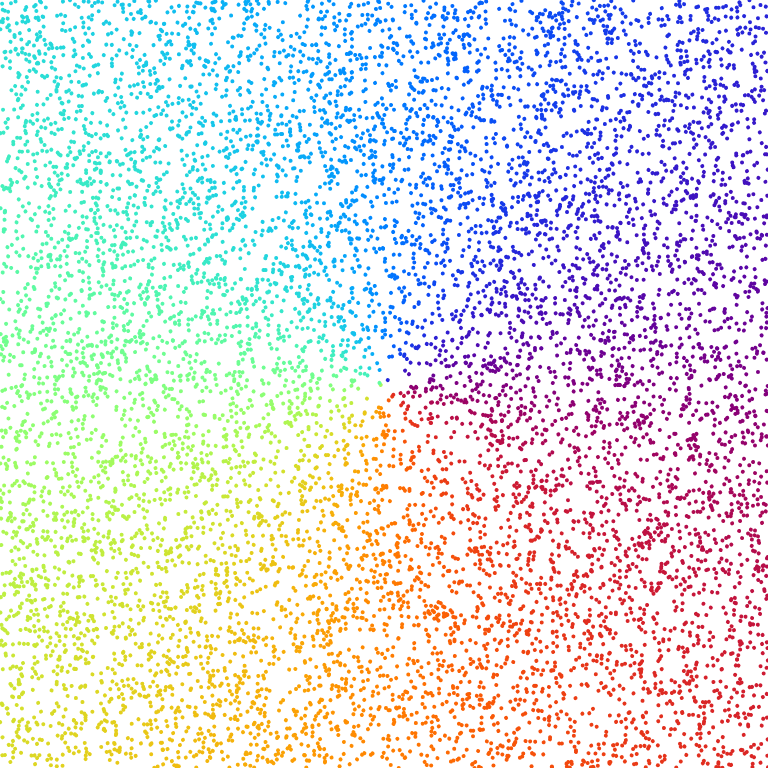
Frame 1 (no input)
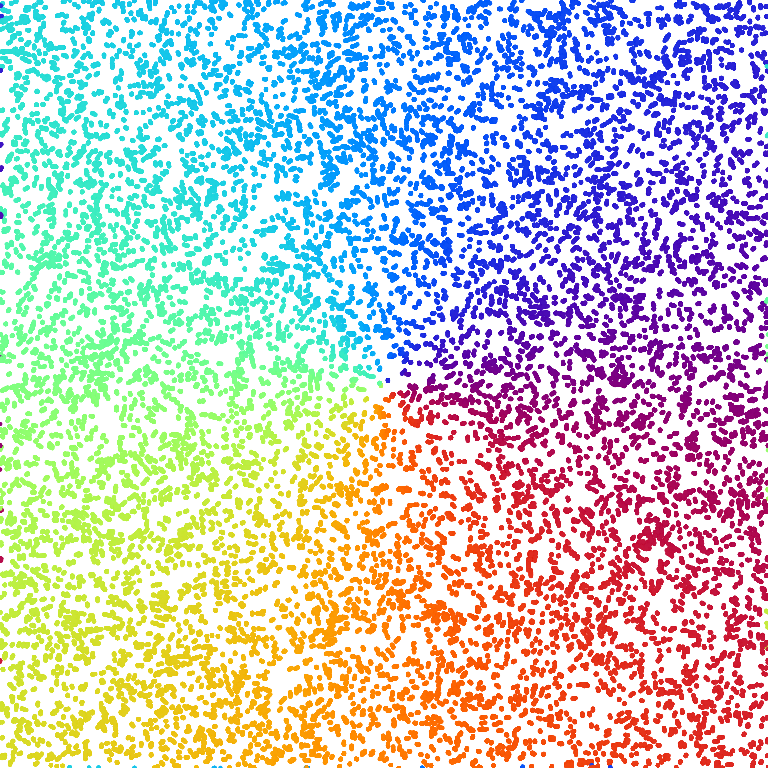
Frame 60 (no input)
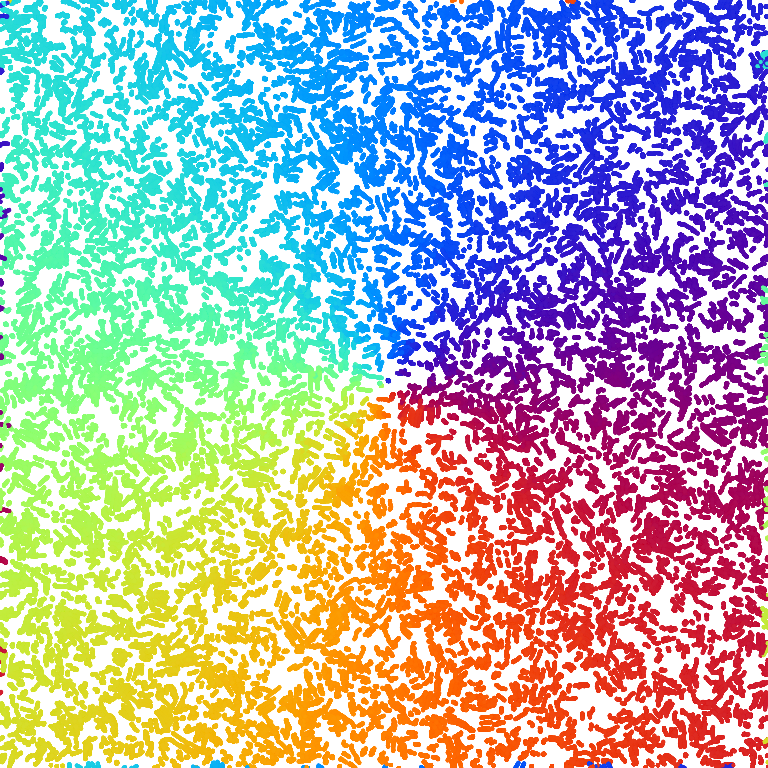
Frame 120 (the mouse pressed at the canvas centre since frame 60)

The p5.js sketch that drew these frames (run headless with seeded random() and noise() and a simulated clock; from frame 60 on, the mouse is pressed at the canvas centre):

// p5.js sketch
// ── sketch.js
var incx = 0.01;
var incy = 0.01;
var scl = 17;
var cols, rows

var zoff = 0;
var fr;

var particles = [];
var color = [];
var flowfield;

function setup() {

  createCanvas(768, 768);
  background(255);
  cols = floor(width / scl);
  rows = floor(height / scl);
  fr = createP('');

  flowfield = new Array(cols * rows)

  for (var i = 0; i < 10000; i++) {
    // red   =  Math.sin(i/8) * 127 + 70;
    // green =  Math.sin(i/8 - PI/2) * 127 + 25;
    // blue =   Math.sin(i/8 - PI) * 127 + 90;
    // color = [red, green, blue, 2];
    // particles[i] = new Particle(color);
    particles[i] = new Particle();
  }
  //noLoop();

}

function draw() {
// background(255);
  //randomSeed(10);
  var yoff = 0;
  for (var y = 0; y < rows; y++) {
    var xoff = 0;
    for (var x = 0; x < cols; x++) {
      var index = x + y * cols;
      var angle = noise(xoff, yoff, zoff) * 29999 * TWO_PI
      var v = p5.Vector.fromAngle(angle);
      v.setMag(.01);
      flowfield[index] = v;
      xoff += incx;

      // stroke(0, 50);
      // push();
      // translate(x*scl, y*scl);
      // rotate(v.heading());
      // stroke(0, 50);
      // strokeWeight(1);
      // line(0, 0, scl, 0);
      // pop();
    }
    yoff += incy;

    zoff += .001
  }
  for (var i = 0; i < particles.length; i++) {
    particles[i].follow(flowfield);
    particles[i].update();
    particles[i].edges();
    particles[i].show();
  }
  fr.html(floor(frameRate()));
}


// function draw() {
//   var yoff = 0;
//   loadPixels();
//   for (var y = 0; y < width; y++) {
//     var xoff = 0;
//     for (var x = 0; x < height; x++) {
//       var index = (x + y * width) * 4;
//       var r = noise(xoff, yoff)*255;
//       pixels[index + 0] = r;
//       pixels[index + 1] = r;
//       pixels[index + 2] = r;
//       pixels[index + 3] = 255;
//       xoff += inc;
//     }
//     yoff += inc;
//   }
//   updatePixels();
//   noLoop();
// }
// background(51);
// stroke(255);
// noFill();
// beginShape();
// var xoff = start;
// for (var x = 0; x < width; x++) {
//   stroke(255);
//   //var y = random(height)
//   var n = map(noise(xoff), 0, 1, -150, 150);
//   var s = map(sin(xoff), -1, 1, 100, height-100);
//   // var y = noise(xoff)*height/2
//   var y = s + n;
//   vertex(x, y)
//   //point(x, noise(xoff)*height);
//   xoff += inc;






// var x = random(width);
// var x = noise(xoff1)* width;
// var y = noise(xoff2)* width;
// xoff1 += 0.01;
// xoff2 += 0.01;
//
// ellipse(x, y, 20, 20);

// ── particle.js
function Particle() {
  this.orig_x = random(0, width);
  this.orig_y = random(0, height);
  this.pos = createVector(this.orig_x, this.orig_y);
  this.vel = createVector(0, 0);
  this.acc = createVector(0, 0);
  this.maxspeed = 5.5;
  this.prevPos = this.pos.copy();
  this.distance = Math.sqrt(this.pos.x*this.pos.x + this.pos.y*this.pos.y);
  this.orig_distance = Math.sqrt(this.orig_x*this.orig_x + this.orig_y * this.orig_y);
  this.color = color;
  this.color[4] = 5;

  this.update = function() {
    this.vel.add(this.acc);
    this.vel.limit(this.maxspeed)
    this.pos.add(this.vel);
    this.acc.mult(0);
  }

  this.follow = function(vector) {
    var x = floor(this.pos.x / scl);
    var y = floor(this.pos.y / scl);
    var index = x + y * cols;
    var force = vector[index];
    this.applyForce(force);
  }

  this.applyForce = function(force) {
    this.acc.add(force);
  }

  this.show = function() {
    // var x_c = map(this.pos.x, 0, width, -1, 1)
    // var y_c = map(this.pos.y, 0, height, -1, 1)
    // var v_c = Math.sqrt(this.vel.x*this.vel.x + this.vel.y*this.vel.y);
    var x_c = map(this.orig_x, 0, width, -1, 1)
    var y_c = map(this.orig_y, 0, height, -1, 1)
    var width_c = map(width, 0, width, -1, 1);
    var height_c = map(height, 0, height, -1, 1);
    //var v_c = Math.sqrt(this.vel.x*this.vel.x + this.vel.y*this.vel.y);

    // var v_c = map(Math.sqrt(this.vel.x*this.vel.x + this.vel.y*this.vel.y),
    //               0, this.maxspeed, 0, 55)
    max_dist = Math.sqrt(width_c * width_c + height_c * height_c);
    var v_c = map(this.orig_distance, 0, max_dist, 0, 255);
    // var v_c = map(Math.sqrt(this.vel.x*this.vel.x + this.vel.y*this.vel.y),
    //               0, this.maxspeed, 0, 55)
    if(x_c >= 0) {
      var theta = Math.atan(y_c/x_c);
    }else {
      var theta =  Math.atan(y_c/x_c) + PI;
    }
    red   =  Math.sin(theta) * 127 + 128;
    green =  Math.sin(theta - PI/2) * 127 + 128;
    blue =   Math.sin(theta - PI) * 127 + 128;

    stroke(red, green, blue, v_c);
    strokeWeight(4);
    line(this.pos.x, this.pos.y, this.prevPos.x, this.prevPos.y)
    this.updatePrev();
  }

  this.updatePrev = function() {
    this.prevPos.x = this.pos.x;
    this.prevPos.y = this.pos.y;
  }

  this.edges = function() {
    if(this.pos.x > width) {
      this.pos.x = 0;
      this.updatePrev();
    }
    if(this.pos.x < 0) {
      this.pos.x = width;
      this.updatePrev();
    }
    if(this.pos.y > height) {
      this.pos.y = 0;
      this.updatePrev();
    }
    if(this.pos.y < 0) {
      this.pos.y = height;
      this.updatePrev();
    }
  }
}
